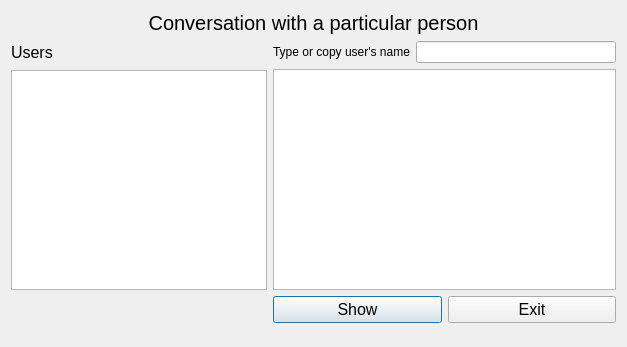
<?xml version="1.0" encoding="UTF-8"?>
<ui version="4.0">
 <class>ConversationWindow</class>
 <widget class="QDialog" name="ConversationWindow">
  <property name="geometry">
   <rect>
    <x>0</x>
    <y>0</y>
    <width>627</width>
    <height>347</height>
   </rect>
  </property>
  <property name="minimumSize">
   <size>
    <width>10</width>
    <height>0</height>
   </size>
  </property>
  <property name="windowTitle">
   <string>Dialog</string>
  </property>
  <layout class="QFormLayout" name="formLayout">
   <item row="1" column="0">
    <layout class="QVBoxLayout" name="verticalLayout_2">
     <item>
      <widget class="QLabel" name="label">
       <property name="sizePolicy">
        <sizepolicy hsizetype="Fixed" vsizetype="Fixed">
         <horstretch>0</horstretch>
         <verstretch>0</verstretch>
        </sizepolicy>
       </property>
       <property name="minimumSize">
        <size>
         <width>0</width>
         <height>23</height>
        </size>
       </property>
       <property name="font">
        <font>
         <pointsize>12</pointsize>
        </font>
       </property>
       <property name="text">
        <string>Users</string>
       </property>
      </widget>
     </item>
     <item>
      <widget class="QTextBrowser" name="userBrowser"/>
     </item>
    </layout>
   </item>
   <item row="1" column="1">
    <layout class="QVBoxLayout" name="verticalLayout">
     <item>
      <layout class="QHBoxLayout" name="horizontalLayout">
       <item>
        <widget class="QLabel" name="label_2">
         <property name="text">
          <string>Type or copy user's name</string>
         </property>
        </widget>
       </item>
       <item>
        <widget class="QLineEdit" name="userNameEdit"/>
       </item>
      </layout>
     </item>
     <item>
      <widget class="QTextBrowser" name="conversationBrowser"/>
     </item>
    </layout>
   </item>
   <item row="2" column="1">
    <layout class="QHBoxLayout" name="horizontalLayout_2">
     <item>
      <widget class="QPushButton" name="showButton">
       <property name="font">
        <font>
         <pointsize>12</pointsize>
        </font>
       </property>
       <property name="text">
        <string>Show</string>
       </property>
      </widget>
     </item>
     <item>
      <widget class="QPushButton" name="exitButton">
       <property name="font">
        <font>
         <pointsize>12</pointsize>
        </font>
       </property>
       <property name="text">
        <string>Exit</string>
       </property>
      </widget>
     </item>
    </layout>
   </item>
   <item row="2" column="0">
    <spacer name="verticalSpacer_2">
     <property name="orientation">
      <enum>Qt::Vertical</enum>
     </property>
     <property name="sizeHint" stdset="0">
      <size>
       <width>20</width>
       <height>40</height>
      </size>
     </property>
    </spacer>
   </item>
   <item row="0" column="0" colspan="2">
    <widget class="QLabel" name="label_3">
     <property name="sizePolicy">
      <sizepolicy hsizetype="Expanding" vsizetype="Preferred">
       <horstretch>0</horstretch>
       <verstretch>0</verstretch>
      </sizepolicy>
     </property>
     <property name="font">
      <font>
       <pointsize>15</pointsize>
      </font>
     </property>
     <property name="text">
      <string>Conversation with a particular person</string>
     </property>
     <property name="alignment">
      <set>Qt::AlignCenter</set>
     </property>
    </widget>
   </item>
  </layout>
 </widget>
 <resources/>
 <connections/>
</ui>
